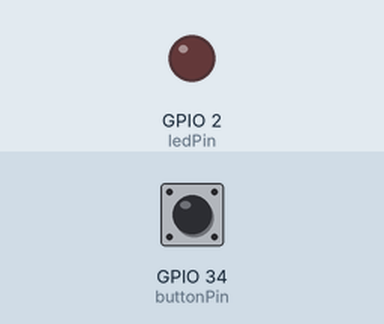
The program below on a simulated ESP32. Shown: output pins drawn as LEDs (lit = HIGH). The test bench sets the inputs (shaded band); at power-on: GPIO 34 (buttonPin) HIGH. What the program prints to the serial monitor is not drawn.

Above: at 1.2 s.
1.3 s: GPIO 34 (buttonPin) pulled LOW for 0.15 s
At 2.5 s:
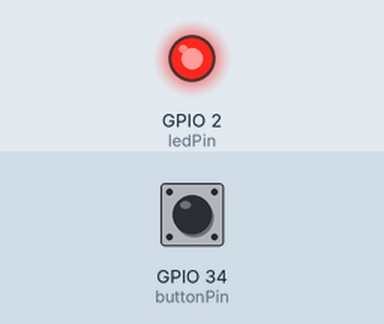
2.9 s: GPIO 34 (buttonPin) pulled LOW for 1 s
At 3.9 s:
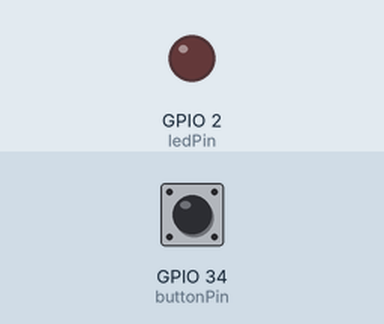
5.4 s: GPIO 34 (buttonPin) pulled LOW for 3.2 s
At 5.9 s:
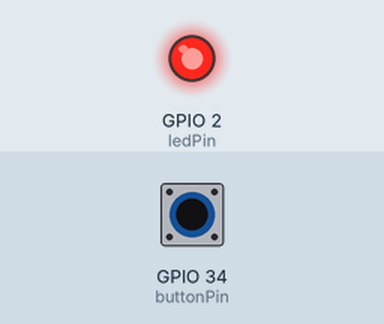
Timing chart, 0 to 8.4 s (numbered marks = the images above; inputs shaded):
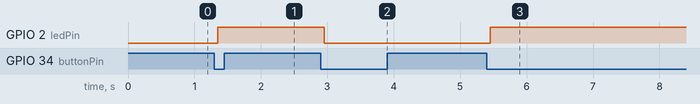

Measured:
- after the input at 1.3 s, GPIO 2 (ledPin): LOW → HIGH after 0.05 s
- after the input at 2.9 s, GPIO 2 (ledPin): HIGH → LOW after 0.05 s
- after the input at 5.4 s, GPIO 2 (ledPin): LOW → HIGH after 0.05 s

The program:

main.cpp
```cpp
#include <Arduino.h>

const int buttonPin = 34;  // 버튼 입력 핀
const int ledPin = 2;      // LED 출력 핀

enum ButtonState {
  RELEASED,
  PRESSED,
  DEBOUNCING_PRESS,
  DEBOUNCING_RELEASE
};

ButtonState buttonState = RELEASED;
unsigned long debounceStartTime = 0;
const unsigned long debounceDelay = 50;

bool ledState = false;

void setup() {
  pinMode(buttonPin, INPUT_PULLUP);
  pinMode(ledPin, OUTPUT);
  digitalWrite(ledPin, ledState);

  Serial.begin(115200);
}

void loop() {
  int reading = digitalRead(buttonPin);
  unsigned long currentTime = millis();

  switch (buttonState) {
    case RELEASED:
      if (reading == LOW) {
        debounceStartTime = currentTime;
        buttonState = DEBOUNCING_PRESS;
      }
      break;

    case PRESSED:
      if (reading == HIGH) {
        debounceStartTime = currentTime;
        buttonState = DEBOUNCING_RELEASE;
      }
      break;

    case DEBOUNCING_PRESS:
      if (currentTime - debounceStartTime >= debounceDelay) {
        if (reading == LOW) {
          buttonState = PRESSED;
          Serial.println("버튼 눌림");

          // LED 상태 토글
          ledState = !ledState;
          digitalWrite(ledPin, ledState);
        } else {
          buttonState = RELEASED;
        }
      }
      break;

    case DEBOUNCING_RELEASE:
      if (currentTime - debounceStartTime >= debounceDelay) {
        if (reading == HIGH) {
          buttonState = RELEASED;
          Serial.println("버튼 떼어짐");
        } else {
          buttonState = PRESSED;
        }
      }
      break;
  }
}
```
